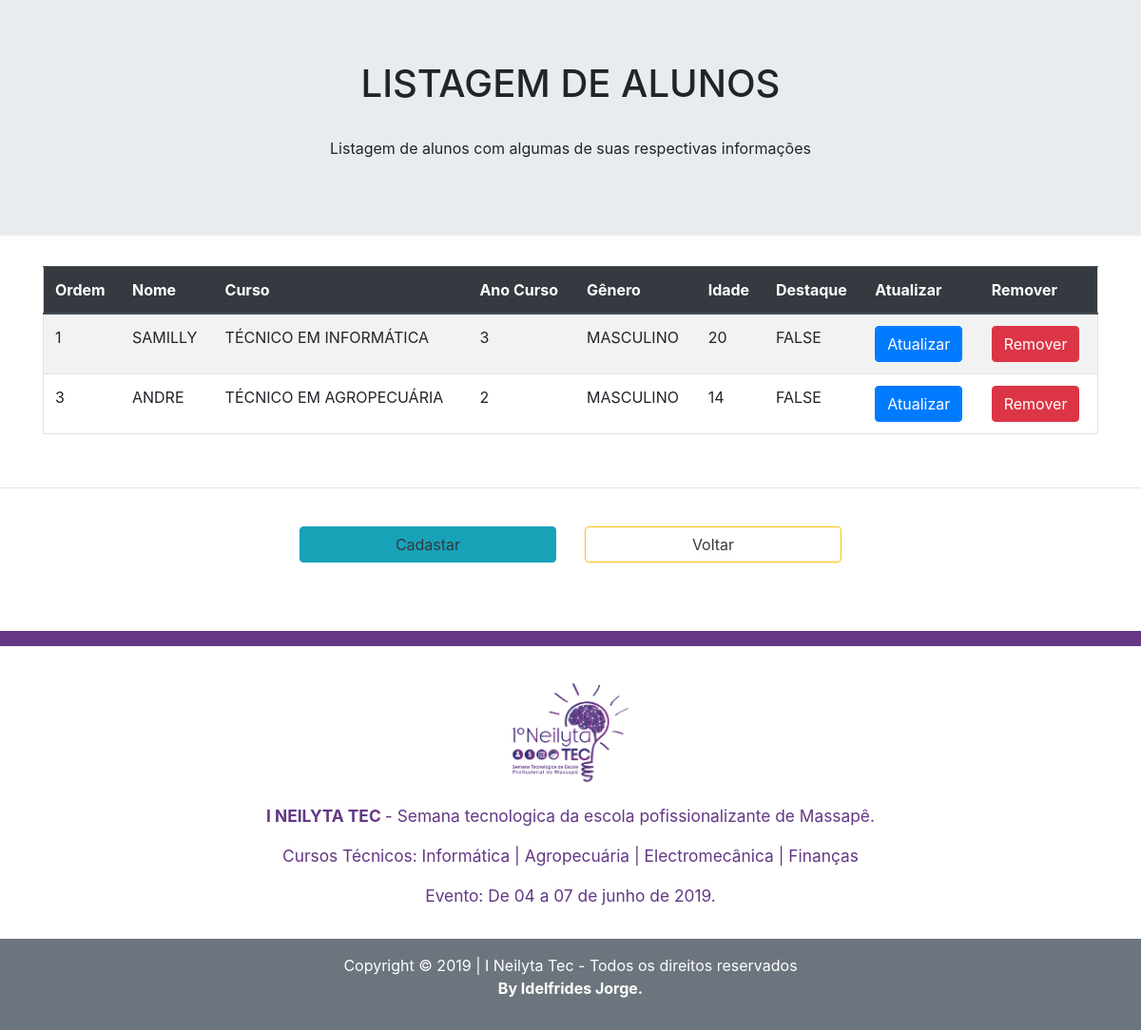
Page /listar_alunos/ on the earlier database version.
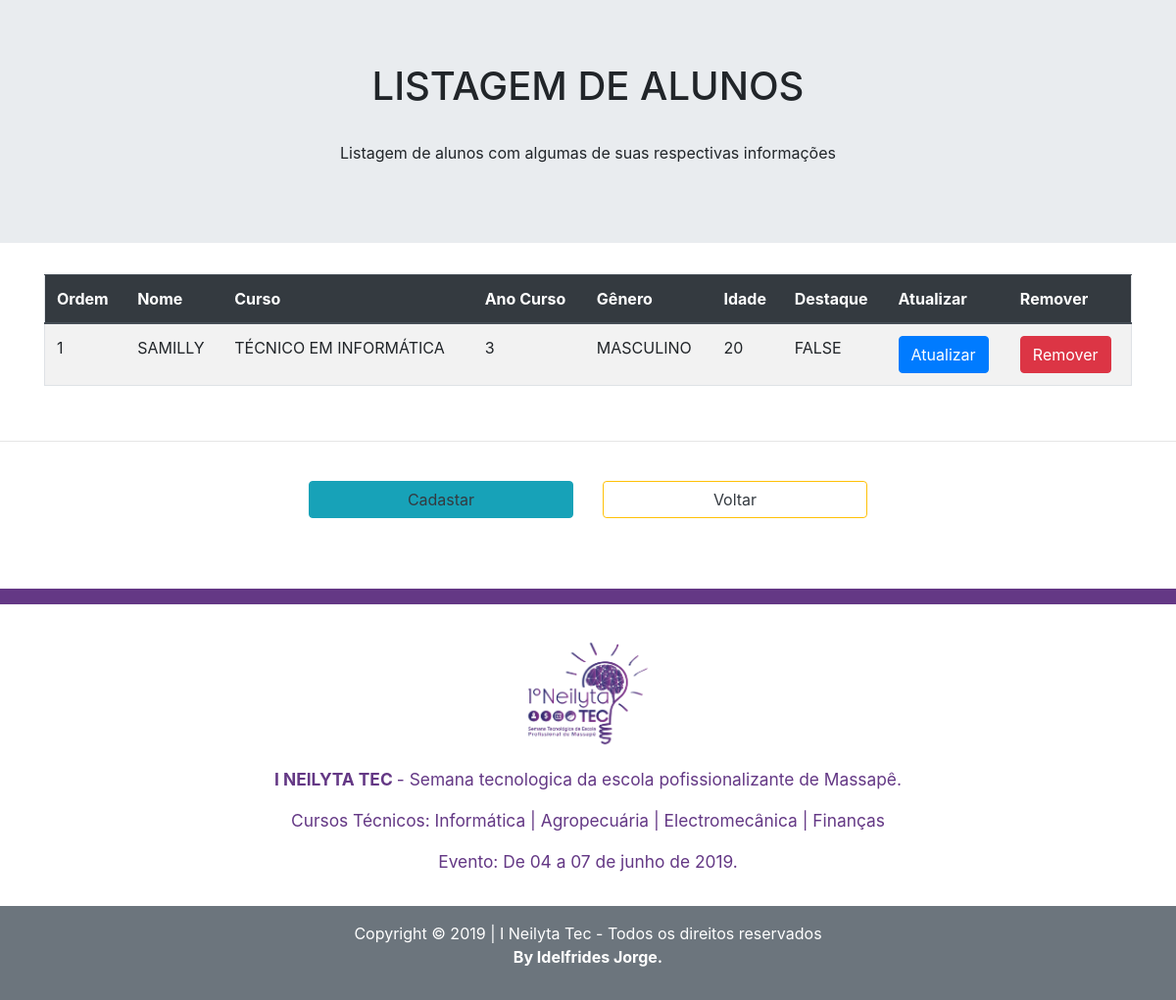
Same page on the later database version.
### app_neilytaTec1/models.py (models this page shows, shortened)
class Alunos(models.Model):
    nome_aluno = models.CharField(max_length=100)
    ano = models.IntegerField(default=3)
    curso = models.ForeignKey(
        Cursos,
        on_delete=models.CASCADE
    )
    genero = models.CharField(
        max_length=30,
        choices=GENDER_CHOICE,
    )
    idade = models.IntegerField()
    eh_destaque = models.BooleanField()
    class Meta:
        verbose_name_plural = 'Alunos'

class Cursos(models.Model):
    nome_Curso = models.CharField(
        max_length=30,
        choices=COURSES_CHOICE
    )
    data_Inicio = models.DateField()
    num_Alunos = models.IntegerField()
    num_Prof = models.IntegerField()
    alunos_Formados = models.IntegerField()
    descricao = models.TextField()
    def __str__(self):
        return '%s' % (self.nome_Curso)
    class Meta:
        verbose_name_plural = 'Cursos'

### app_neilytaTec1/views.py (the view)
# urls.py: path('listar_alunos/', listarAlunos, name='go2listaralunos'),
def listarAlunos(request):
    dadosAlunos = {}
    dadosAlunos['info'] = 'Listagem de alunos com  algumas de suas respectivas informações'
    dadosAlunos['alunos'] = Alunos.objects.all()
    return render(
        request,
        'app_neilytaTec1/listarAlunos.html',
        dadosAlunos
    )

### app_neilytaTec1/templates/app_neilytaTec1/listarAlunos.html (shortened to what this page needs)
<!DOCTYPE html>
<html lang="pt-bt">
<head>
    <link rel="stylesheet" href="https://stackpath.bootstrapcdn.com/bootstrap/4.3.1/css/bootstrap.min.css">
</head>
<body>
    <div class="jumbotron jumbotron-fluid">
        <h1 style="text-transform: uppercase; text-align: center">Listagem de Alunos</h1><br>
        <p class="text-center display-5">{{ info }}</p>
    </div>
    <section class="containner-fluid">
        <div class="table-responsive container">
            <table class="table table-striped border">
                <thead class="thead-dark">
                    <tr>
                        <th>Ordem</th>
                        <th>Nome</th>
                        <th>Curso</th>
                        <th>Ano Curso</th>
                        <th>Gênero</th>
                        <th>Idade</th>
                        <th>Destaque</th>
                        <th>Atualizar</th>
                        <th>Remover</th>
                    </tr>
                </thead>
                <tbody>
                    {% for alu in alunos %}
                    <tr class="text-uppercase">
                        <td>{{ alu.id }}</td>
                        <td >{{ alu.nome_aluno }}</td>
                        <td>{{ alu.curso }}</td>
                        <td>{{ alu.ano }}</td>
                        <td>{{ alu.genero }}</td>
                        <td>{{ alu.idade }}</td>
                        <td>{{ alu.eh_destaque }}</td>
                        <td>
                            <a href="{% url 'url_update' 2 alu.id %}"><button type="button" class="btn btn-primary">Atualizar</button></a>
                        </td>
                        <td>
                            <a href="{% url 'url_remove' 2 alu.id %}"><button type="button" class="btn btn-danger">Remover</button></a>
                        </td>
                    </tr>
                    {% endfor %}
                </tbody>
            </table>
        </div>
    </section>
    <br>
    <hr>
    <br>
    <div class="row w-50 mx-auto">
         <a href="{% url 'go2create' 2 %}" class="ml-auto mr-0 col-6">
           <button type="button" class="btn btn-info text-dark w-100">Cadastar</button>
        </a>
        <a href="{% url 'url_listagem' %}" class="mr-auto ml-0 col-6">
           <button type="button" class="btn btn-outline-warning text-dark w-100">Voltar</button>
        </a>
    </div>
    <br><br><br>
    <div class="py-2" style="background-color:#643885;"></div>
    <section class="text-white text-weight-bold text-center">
        <div class="py-3" style="color:#643885; font-size:13pt;">
            <a href="{% url 'url_home' %}"><img src="../media/images/Logo-Ev-EEEP.png" width="150" class="m-0 p-0"></a>
            <p><strong> I NEILYTA TEC </strong> - Semana tecnologica da escola pofissionalizante de Massapê.</p>
            <p>Cursos Técnicos: Informática | Agropecuária | Electromecânica | Finanças</p>
            <p>Evento: De 04 a 07 de junho de 2019.</p>
        </div>
        <footer class="bg-secondary py-3">
            <p>Copyright &copy; 2019 | I Neilyta Tec - Todos os direitos reservados <br><strong> By Idelfrides Jorge.</strong></p>
        </footer>
    </section>
</body>
</html>

Differences in the rows shown:
removed Alunos: id "3", nome_aluno "ANDRE", curso "TÉCNICO EM AGROPECUÁRIA", ano "2", genero "MASCULINO", idade "14", eh_destaque "FALSE"
